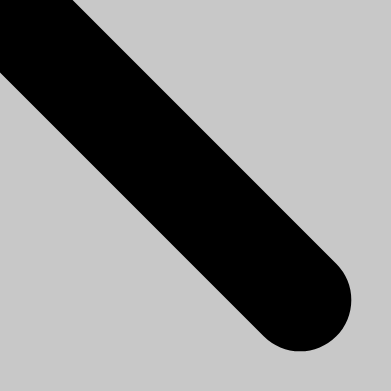
Frame 1 (no input)
Frame 2 (the mouse pressed at the canvas centre, redrawn once): identical to frame 1, image omitted

The p5.js sketch that drew this single still picture (run headless with seeded random() and noise() and a simulated clock; the mouse was pressed at the canvas centre and the sketch redrawn once):

// p5.js sketch
// ── sketch.js
/*
On 3K screen, 1 inch = 130.3 px
aka 3 inches = 391 px

Line width reference:

Paper: Brown Sketchbook paper stack
Pen              Line width (inches)
Pilot G2 0.38    
Pilot G2 0.7
Sharpie

Paper: Printer paper on hardwood
Pen              Line width (inches)
Pilot G2 0.38    
Pilot G2 0.7
Sharpie

Paper: Post-It Sticky Note
Pen              Line width (inches)
Pilot G2 0.38    
Pilot G2 0.7
Sharpie

Paper: Rel MoleSkine
Pen              Line width (inches)
Pilot G2 0.38    
Pilot G2 0.7
Sharpie

Paper: Rhodia Webnotebook
Pen              Line width (inches)
Pilot G2 0.38    
Pilot G2 0.7
Sharpie


*/

const inchDimensions = {
    x: 3,
    y: 3
}

const pxDimensions = {
    x: 391,
    y: 391
}


function setup() {
  createCanvas(pxDimensions.x, pxDimensions.y);
  strokeWeight(1);
  stroke(0);
  noFill();
  angleMode(DEGREES);
  frameRate(30);
}

let iterator = 90;

function draw() {

  const inchToPx = (inches) => {
      const px = (pxDimensions.x * inches)/inchDimensions.x
      return px
  }

  const mmToPx = (mm) => {
    const px = (pxDimensions.x * mm)/(inchDimensions.x * 25.4)
    return px
  }

  const pxToInch = (px) => {
    const inches = (inchDimensions.x * px)/pxDimensions.x
    return inches
  }

  const pxToMM = (px) => {
    const inches = (inchDimensions.x * px)/pxDimensions.x
    const mm = inches * 24.4
    return mm
  }

  const mmToInch = (mm) => {
      const inches = mm/25.4;
      return inches
  }

  const inchToMM = (inches) => {
      const mm = inches * 25.4
      return mm
  }

  const penLineWidth = mmToInch(20)
  strokeWeight(inchToPx(penLineWidth))
 
  background(200);
  line(30,30,300,300)

  noLoop(); 
}
